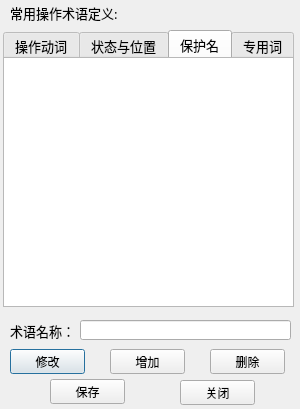
<?xml version="1.0" encoding="UTF-8"?>
<ui version="4.0">
 <class>GlossarySetDlg</class>
 <widget class="QDialog" name="GlossarySetDlg">
  <property name="geometry">
   <rect>
    <x>0</x>
    <y>0</y>
    <width>300</width>
    <height>409</height>
   </rect>
  </property>
  <property name="windowTitle">
   <string>操作术语定义</string>
  </property>
  <property name="windowIcon">
   <iconset resource="../mainwindow.qrc">
    <normaloff>:/image/config.png</normaloff>:/image/config.png</iconset>
  </property>
  <widget class="QTabWidget" name="tabWidget">
   <property name="geometry">
    <rect>
     <x>3</x>
     <y>30</y>
     <width>291</width>
     <height>31</height>
    </rect>
   </property>
   <property name="font">
    <font>
     <family>微软雅黑</family>
     <pointsize>10</pointsize>
    </font>
   </property>
   <property name="currentIndex">
    <number>2</number>
   </property>
   <widget class="QWidget" name="czdcTab">
    <attribute name="title">
     <string>操作动词</string>
    </attribute>
   </widget>
   <widget class="QWidget" name="ztwzTab">
    <attribute name="title">
     <string>状态与位置</string>
    </attribute>
   </widget>
   <widget class="QWidget" name="bhmTab">
    <attribute name="title">
     <string>保护名</string>
    </attribute>
   </widget>
   <widget class="QWidget" name="zycTab">
    <attribute name="title">
     <string>专用词</string>
    </attribute>
   </widget>
  </widget>
  <widget class="QPushButton" name="modifyBtn">
   <property name="geometry">
    <rect>
     <x>10</x>
     <y>349</y>
     <width>75</width>
     <height>25</height>
    </rect>
   </property>
   <property name="text">
    <string>修改</string>
   </property>
  </widget>
  <widget class="QPushButton" name="addBtn">
   <property name="geometry">
    <rect>
     <x>110</x>
     <y>349</y>
     <width>75</width>
     <height>25</height>
    </rect>
   </property>
   <property name="text">
    <string>增加</string>
   </property>
  </widget>
  <widget class="QPushButton" name="delBtn">
   <property name="geometry">
    <rect>
     <x>210</x>
     <y>349</y>
     <width>75</width>
     <height>25</height>
    </rect>
   </property>
   <property name="text">
    <string>删除</string>
   </property>
  </widget>
  <widget class="QPushButton" name="loadDefaultBtn">
   <property name="geometry">
    <rect>
     <x>50</x>
     <y>379</y>
     <width>75</width>
     <height>25</height>
    </rect>
   </property>
   <property name="text">
    <string>保存</string>
   </property>
  </widget>
  <widget class="QPushButton" name="saveDefaultBtn">
   <property name="geometry">
    <rect>
     <x>180</x>
     <y>380</y>
     <width>75</width>
     <height>25</height>
    </rect>
   </property>
   <property name="text">
    <string>关闭</string>
   </property>
  </widget>
  <widget class="QLabel" name="label">
   <property name="geometry">
    <rect>
     <x>10</x>
     <y>5</y>
     <width>111</width>
     <height>16</height>
    </rect>
   </property>
   <property name="font">
    <font>
     <family>微软雅黑</family>
     <pointsize>10</pointsize>
    </font>
   </property>
   <property name="text">
    <string>常用操作术语定义:</string>
   </property>
  </widget>
  <widget class="QLabel" name="label_2">
   <property name="geometry">
    <rect>
     <x>10</x>
     <y>320</y>
     <width>61</width>
     <height>21</height>
    </rect>
   </property>
   <property name="font">
    <font>
     <family>微软雅黑</family>
     <pointsize>10</pointsize>
    </font>
   </property>
   <property name="text">
    <string>术语名称：</string>
   </property>
  </widget>
  <widget class="QLineEdit" name="syLineEdit">
   <property name="geometry">
    <rect>
     <x>80</x>
     <y>320</y>
     <width>211</width>
     <height>20</height>
    </rect>
   </property>
  </widget>
  <widget class="QTableWidget" name="tableWidget">
   <property name="geometry">
    <rect>
     <x>3</x>
     <y>57</y>
     <width>291</width>
     <height>250</height>
    </rect>
   </property>
  </widget>
 </widget>
 <resources>
  <include location="../mainwindow.qrc"/>
 </resources>
 <connections>
  <connection>
   <sender>modifyBtn</sender>
   <signal>clicked()</signal>
   <receiver>GlossarySetDlg</receiver>
   <slot>modifyGlossary()</slot>
   <hints>
    <hint type="sourcelabel">
     <x>34</x>
     <y>362</y>
    </hint>
    <hint type="destinationlabel">
     <x>27</x>
     <y>377</y>
    </hint>
   </hints>
  </connection>
  <connection>
   <sender>delBtn</sender>
   <signal>clicked()</signal>
   <receiver>GlossarySetDlg</receiver>
   <slot>delGlossary()</slot>
   <hints>
    <hint type="sourcelabel">
     <x>273</x>
     <y>367</y>
    </hint>
    <hint type="destinationlabel">
     <x>289</x>
     <y>368</y>
    </hint>
   </hints>
  </connection>
  <connection>
   <sender>addBtn</sender>
   <signal>clicked()</signal>
   <receiver>GlossarySetDlg</receiver>
   <slot>addGlossary()</slot>
   <hints>
    <hint type="sourcelabel">
     <x>154</x>
     <y>361</y>
    </hint>
    <hint type="destinationlabel">
     <x>155</x>
     <y>385</y>
    </hint>
   </hints>
  </connection>
  <connection>
   <sender>loadDefaultBtn</sender>
   <signal>clicked()</signal>
   <receiver>GlossarySetDlg</receiver>
   <slot>saveGlossary()</slot>
   <hints>
    <hint type="sourcelabel">
     <x>113</x>
     <y>386</y>
    </hint>
    <hint type="destinationlabel">
     <x>139</x>
     <y>391</y>
    </hint>
   </hints>
  </connection>
  <connection>
   <sender>saveDefaultBtn</sender>
   <signal>clicked()</signal>
   <receiver>GlossarySetDlg</receiver>
   <slot>closeGlossary()</slot>
   <hints>
    <hint type="sourcelabel">
     <x>222</x>
     <y>393</y>
    </hint>
    <hint type="destinationlabel">
     <x>279</x>
     <y>393</y>
    </hint>
   </hints>
  </connection>
 </connections>
 <slots>
  <slot>modifyGlossary()</slot>
  <slot>addGlossary()</slot>
  <slot>delGlossary()</slot>
  <slot>loadGlossary()</slot>
  <slot>saveGlossary()</slot>
  <slot>closeGlossary()</slot>
 </slots>
</ui>
